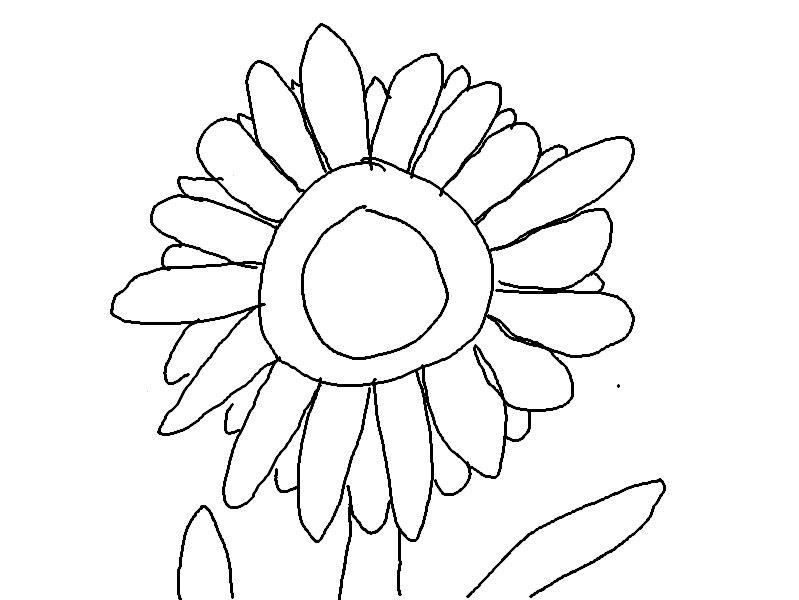
#> input picture Example_images/Sunflower.png, 799 x 600 px
$ python -i vectorizer.py   (imports and definitions only)
#> lines starting #> are read from the running program, lines starting #| are printed output that depends on the picture; after the words box and inside, x2 and y2 are one past the last pixel; in counts of white or black regions, pixels touching at a corner belong together
import xml.etree.ElementTree as ET
from xml.dom import minidom
import cv2
import numpy as np
from scipy.ndimage import convolve
from skimage.morphology import skeletonize


def filter_distant_specks(
    binary_mask: np.ndarray,
    min_area: int = 12,
    dist_threshold: float = 40.0,
    dist_min_area_ratio: float = 0.005,
) -> np.ndarray:
    """Removes small isolated pixel clusters, applying stricter area filtering to clusters far from the main drawing.

    Args:
        binary_mask: Binary image array (255 = ink, 0 = background).
        min_area: Absolute minimum pixel area required to keep any component.
        dist_threshold: Distance in pixels beyond which a component is considered 'far'.
        dist_min_area_ratio: Minimum component area relative to the primary drawing body
                             needed to survive when located beyond dist_threshold.
    """
    if min_area <= 1 and dist_threshold <= 0:
        return binary_mask

    num_labels, labels, stats, _ = cv2.connectedComponentsWithStats(
        binary_mask, connectivity=8
    )

    if num_labels <= 2:
        return binary_mask

    # Label 0 is background; find the largest foreground component (main body)
    fg_areas = stats[1:, cv2.CC_STAT_AREA]
    largest_label = 1 + int(np.argmax(fg_areas))
    main_area = stats[largest_label, cv2.CC_STAT_AREA]

    # Compute Euclidean distance map from the primary body outward
    main_body_mask = (labels == largest_label).astype(np.uint8)
    inv_main_body = cv2.bitwise_not(main_body_mask * 255)
    dist_to_main = cv2.distanceTransform(inv_main_body, cv2.DIST_L2, 5)

    cleaned = np.zeros_like(binary_mask)
    # Always retain the main body
    cleaned[labels == largest_label] = 255

    for i in range(1, num_labels):
        if i == largest_label:
            continue

        area = stats[i, cv2.CC_STAT_AREA]

        # 1. Absolute speck cutoff
        if area < min_area:
            continue

        # 2. Check distance from the main body
        comp_dists = dist_to_main[labels == i]
        min_dist = np.min(comp_dists)

        if min_dist > dist_threshold:
            # If it is isolated far away, enforce a higher relative area requirement
            if area < (main_area * dist_min_area_ratio):
                continue

        cleaned[labels == i] = 255

    return cleaned


def image_to_binary_mask(
    image_path: str,
    mode: str = "primal",
    threshold_val: int = 200,
    min_speck_area: int = 12,
    dist_threshold: float = 40.0,
    dist_min_area_ratio: float = 0.005,
    save_preview_path: str = None,
) -> np.ndarray:
    """Converts any image or digital drawing into a binary mask (255 = ink, 0 = background).

    Modes:
        - 'primal'  : Detailed centerline sketch; keeps fine linework.
        - 'minimal' : Stripped skeletal sketch; removes hatching and fine textures.
        - 'xdog'    : Extended Difference of Gaussians for natural photographs.
        - 'canny'   : Gradient-based Canny edge detector.
        - 'drawing' : Direct thresholding for clean digital line art / drawings.
    """
#> called with image_path = 'Example_images/Sunflower.png', mode = 'primal', threshold_val = 200, min_speck_area = 12, dist_threshold = 40, dist_min_area_ratio = 0.005
    img = cv2.imread(image_path, cv2.IMREAD_UNCHANGED)
#> img is the input picture: shape (600, 799, 4); mean B, G, R, A 243.3, 243.3, 243.3, 255
    if img is None:
        raise FileNotFoundError(f"Could not load image at path: {image_path}")

    # Handle RGBA transparency by compositing onto white, with fallback for light-on-transparent strokes
    if img.ndim == 3 and img.shape[2] == 4:
        b, g, r, a = cv2.split(img)
#> a: shape (600, 799); every value is 255
        alpha_f = a.astype(np.float32) / 255.0
#> alpha_f: shape (600, 799) float32; every value is 1
        bgr = cv2.merge([b, g, r]).astype(np.float32)
        white_bg = np.full_like(bgr, 255.0)
        composited = (bgr * alpha_f[..., None] + white_bg * (1.0 - alpha_f[..., None])).astype(np.uint8)
        gray = cv2.cvtColor(composited, cv2.COLOR_BGR2GRAY)

        if np.min(gray) > threshold_val and np.min(a) < 10:
            _, binary_ink = cv2.threshold(a, 10, 255, cv2.THRESH_BINARY)
            return filter_distant_specks(
                binary_ink,
                min_area=min_speck_area,
                dist_threshold=dist_threshold,
                dist_min_area_ratio=dist_min_area_ratio,
            )
    elif img.ndim == 3:
        gray = cv2.cvtColor(img, cv2.COLOR_BGR2GRAY)
    else:
        gray = img

    if mode == "drawing":
        _, binary_ink = cv2.threshold(gray, threshold_val, 255, cv2.THRESH_BINARY_INV)

    elif mode == "primal":
        smooth = cv2.bilateralFilter(gray, d=5, sigmaColor=35, sigmaSpace=35)
        adaptive_ink = cv2.adaptiveThreshold(
            smooth, 255, cv2.ADAPTIVE_THRESH_GAUSSIAN_C,
            cv2.THRESH_BINARY_INV, blockSize=15, C=9
        )
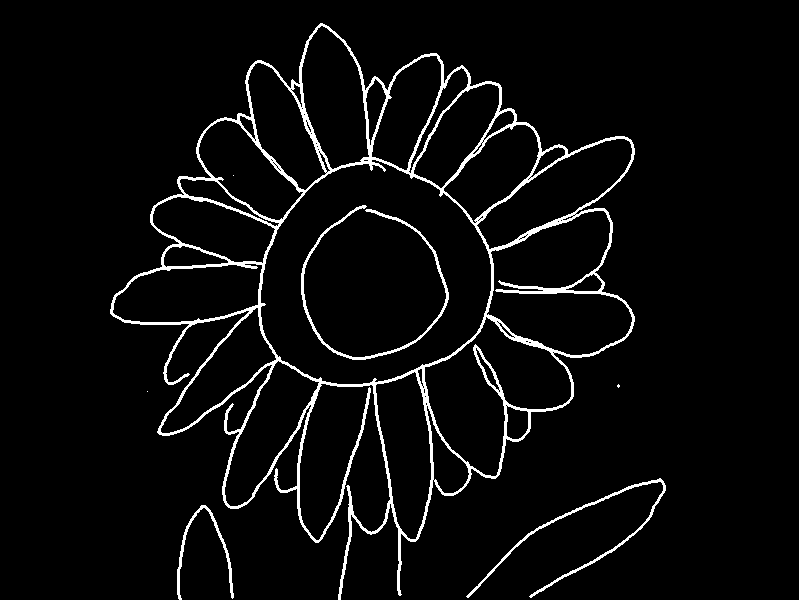
#> adaptive_ink: shape (600, 799); 4.5% white; 7 white regions (3 under 20 px), largest, box (x1, y1, x2, y2) and area: (110, 23, 635, 600) 18480, (301, 205, 449, 360) 1290, (466, 478, 666, 598) 1143, (177, 505, 234, 600) 587
        dist = cv2.distanceTransform(adaptive_ink, cv2.DIST_L2, 5)
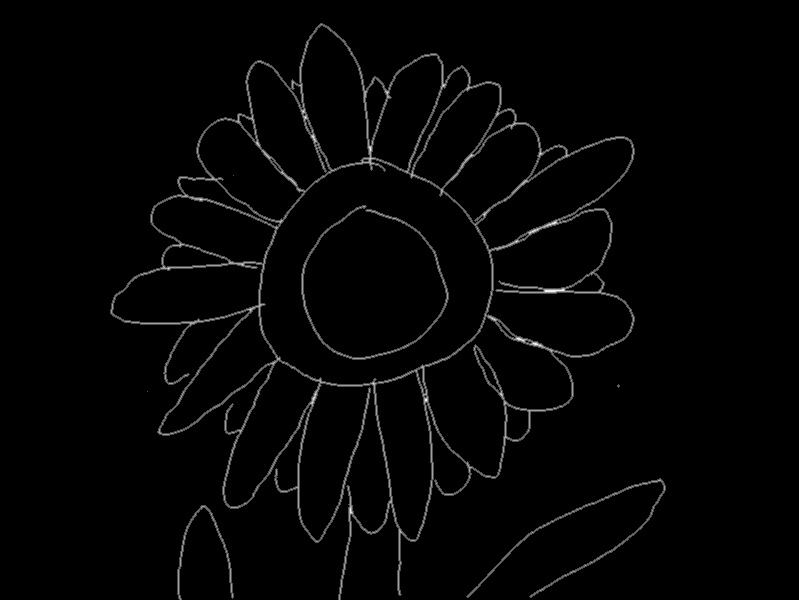
#> dist: shape (600, 799) float32; min 0, max 3.2, mean 0.0565; drawn with min black and max white
        thick_interior = (dist > 4.5).astype(np.uint8) * 255
#> thick_interior: shape (600, 799); every value is 0
        binary_ink = cv2.subtract(adaptive_ink, thick_interior)

    elif mode == "minimal":
        smooth = cv2.bilateralFilter(gray, d=9, sigmaColor=100, sigmaSpace=100)
        smooth = cv2.bilateralFilter(smooth, d=9, sigmaColor=100, sigmaSpace=100)
        adaptive_ink = cv2.adaptiveThreshold(
            smooth, 255, cv2.ADAPTIVE_THRESH_GAUSSIAN_C,
            cv2.THRESH_BINARY_INV, blockSize=25, C=16
        )
        kernel = cv2.getStructuringElement(cv2.MORPH_ELLIPSE, (2, 2))
        adaptive_ink = cv2.morphologyEx(adaptive_ink, cv2.MORPH_OPEN, kernel)
        dist = cv2.distanceTransform(adaptive_ink, cv2.DIST_L2, 5)
        thick_interior = (dist > 4.0).astype(np.uint8) * 255
        binary_ink = cv2.subtract(adaptive_ink, thick_interior)

    elif mode == "xdog":
        smooth = cv2.bilateralFilter(gray, d=5, sigmaColor=35, sigmaSpace=35)
        g1 = cv2.GaussianBlur(smooth, (3, 3), 0.8)
        g2 = cv2.GaussianBlur(smooth, (7, 7), 2.0)
        dog = cv2.subtract(g2, g1)
        _, binary_ink = cv2.threshold(dog, 7, 255, cv2.THRESH_BINARY)

    elif mode == "canny":
        smooth = cv2.bilateralFilter(gray, d=7, sigmaColor=60, sigmaSpace=60)
        v = np.median(smooth)
        lower = int(max(0, 0.67 * v))
        upper = int(min(255, 1.33 * v))
        binary_ink = cv2.Canny(smooth, lower, upper)

    else:
        raise ValueError(f"Unknown mode '{mode}'. Choose 'primal', 'minimal', 'xdog', 'canny', or 'drawing'.")

    cleaned_ink = filter_distant_specks(
        binary_ink,
        min_area=min_speck_area,
        dist_threshold=dist_threshold,
        dist_min_area_ratio=dist_min_area_ratio,
    )
#> in filter_distant_specks, `num_labels, labels, stats, _ = cv2.connectedComponentsWithStats( binar..`:
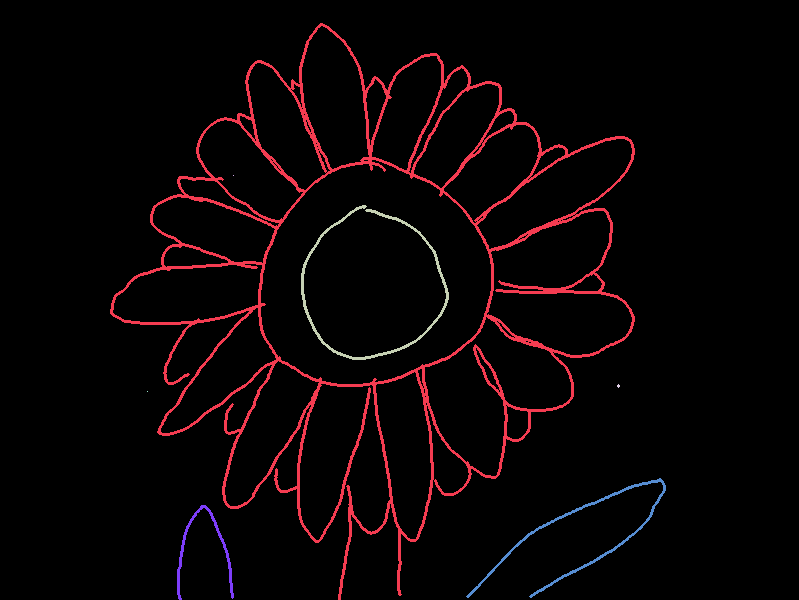
#> labels: shape (600, 799) int32; 8 distinct labels, from 0 to 7; one colour per label, 0 black
#> in filter_distant_specks, `num_labels, labels, stats, _ = cv2.connectedComponentsWithStats( binar..`: num_labels = 8; stats = [[0, 0, 799, 600, 457890], [110, 23, 525, 577, 18480], [233, 175, 1, 1, 1], [301, 205, 148, 155, 1290], [617, 384, 3, 4, 8], [147, 391, 1, 1, 1], [466, 478, 200, 120, 1143], [177, 505, 57, 95, 587]]
#> in filter_distant_specks, `fg_areas = stats[1:, cv2.CC_STAT_AREA]`: fg_areas = [18480, 1, 1290, 8, 1, 1143, 587]
#> in filter_distant_specks, `largest_label = 1 + int(np.argmax(fg_areas))`: largest_label = 1
#> in filter_distant_specks, `main_area = stats[largest_label, cv2.CC_STAT_AREA]`: main_area = 18480
#> in filter_distant_specks, `main_body_mask = (labels == largest_label).astype(np.uint8)`:
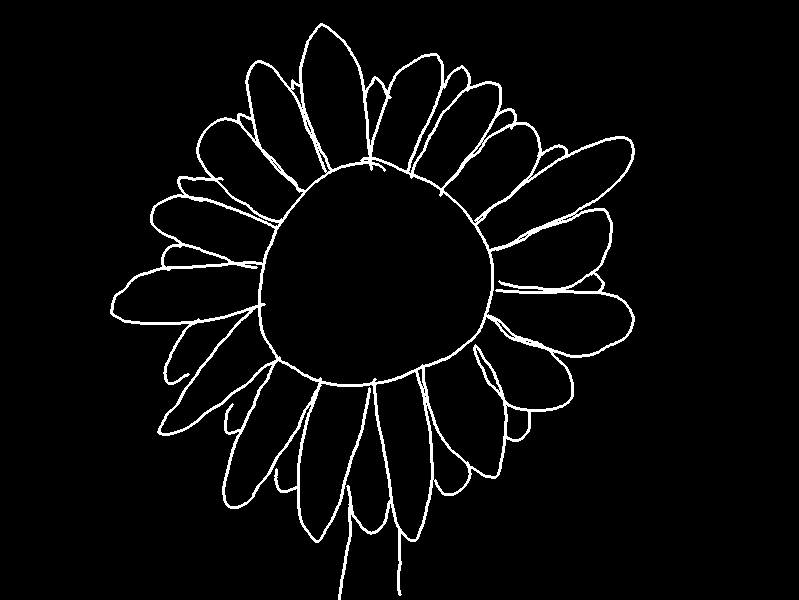
#> main_body_mask: shape (600, 799); values 0 (black) and 1 (white), 3.9% white; 1 white region, box (x1, y1, x2, y2) and area: (110, 23, 635, 600) 18480
#> in filter_distant_specks, `dist_to_main = cv2.distanceTransform(inv_main_body, cv2.DIST_L2, 5)`:
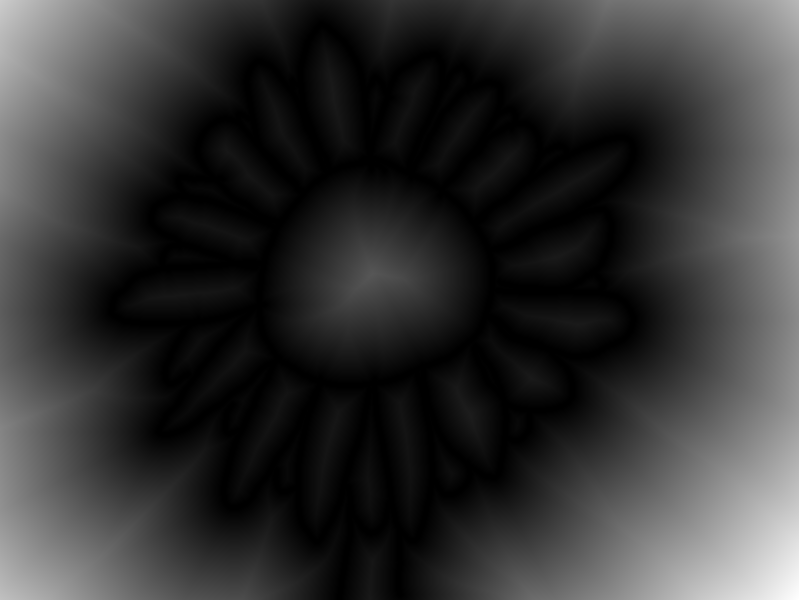
#> dist_to_main: shape (600, 799) float32; min 0, max 301.3, mean 61.6; drawn with min black and max white
#> the loop in filter_distant_specks, `for i in range(1, num_labels):` made 7 passes
#> (area, min_dist) on passes 3, 6, 7: (1290, 20.77), (1143, 63.73), (587, 15.79)

    if save_preview_path:
        cv2.imwrite(save_preview_path, 255 - cleaned_ink)

    return cleaned_ink


# [297 lines left out: functions skeletonize_mask, extract_skeleton_topology, rdp_simplify, simplify_all_edges, edges_to_svg, polyline_to_svg, not called in this run]

>>> result = image_to_binary_mask('Example_images/Sunflower.png')
